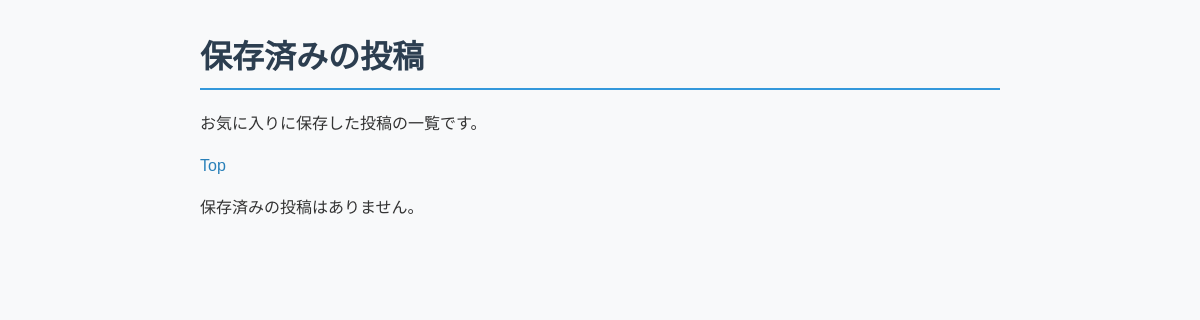
The app's page /saved/, older data.
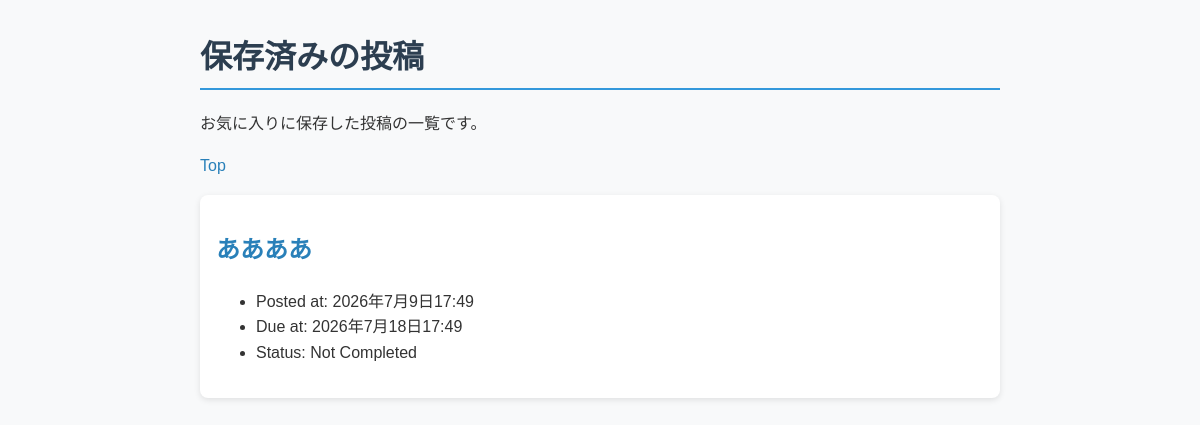
The same page, newer data.
### todo/models.py (models this page shows, shortened)
class Task(models.Model):
    title = models.CharField(max_length=100)
    completed = models.BooleanField(default=False)
    posted_at = models.DateTimeField(default=timezone.now)
    due_at = models.DateTimeField(null=True, blank=True)
    saved = models.BooleanField(default=False)

### todo/views.py (the view)
# urls.py: path('saved/', todo_views.saved_list, name='saved'),
def saved_list(request):
    tasks = Task.objects.filter(saved=True).order_by('-posted_at')
    context = {
        'tasks': tasks,
    }
    return render(request, 'todo/saved.html', context)

### todo/templates/todo/saved.html (shortened to what this page needs)
{% load static %}
<!DOCTYPE html>
<html lang="ja">
  <head>
    <link rel="stylesheet" href="{% static 'todo/style.css' %}">
  </head>
  <body>
    <h1>保存済みの投稿</h1>
    <p>お気に入りに保存した投稿の一覧です。</p>
    <div>
      <a href="{% url 'index' %}">Top</a>
    </div>
    {% for task in tasks %}
    <div class="text">
      <h2><a href="{% url 'detail' task.id %}">{{ task.title }}</a></h2>
      <ul>
        <li>Posted at: {{ task.posted_at }}</li>
        {% if task.due_at %}
        <li>Due at: {{ task.due_at }}</li>
        {% endif %}
        {% if task.completed %}
        <li>Status: Completed</li>
        {% else %}
        <li>Status: Not Completed</li>
        {% endif %}
      </ul>
    </div>
    {% empty %}
    <p>保存済みの投稿はありません。</p>
    {% endfor %}
  </body>
</html>

Row changes from the older to the newer data that the page shows:
now on this page (row edited): Task: title "ああああ", posted_at "2026年7月9日17:49", due_at "2026年7月18日17:49", completed "Status: Not Completed"
Text that changed along with them:
text no longer shown: "保存済みの投稿はありません。"
